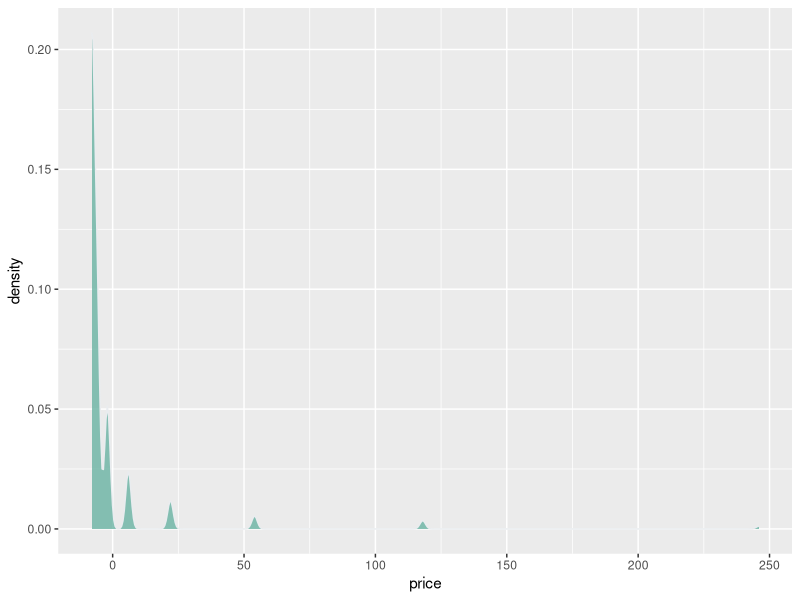

Generate this figure with R:


flip_function <- function() {
  coin_flip <- 0
  i<-0
  price <- 0
  
  while (coin_flip == 0) {
    coin_flip <- round(runif(1), digits = 0)
    #print(coin_flip)
  
    i <- i+1
    price <- 2^i
    #print(price)
  }
  return(price-10)
}


total_price <- 0
price_df <- data.frame()

for (x in 1:1000) {
  price <- flip_function()
  total_price <- total_price+price
  
  temp_df <- data.frame(x, price)
  price_df <- rbind(price_df, temp_df)
}


# Libraries
library(ggplot2)
library(dplyr)

ggplot(price_df, aes(x=price)) +
  geom_density(fill="#69b3a2", color="#e9ecef", alpha=0.8) 

